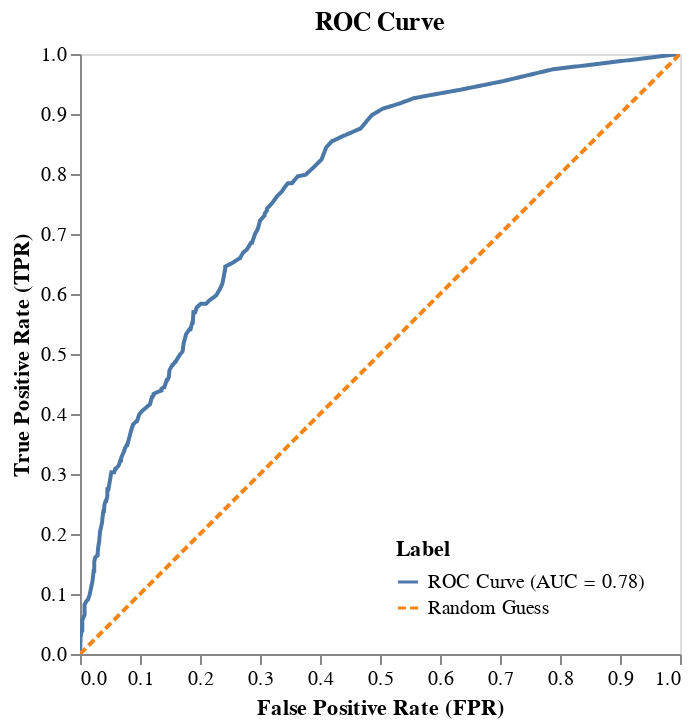

Here is the notebook cell this chart was saved with:
### Code cell
roc_df = pl.DataFrame({
    "False Positive Rate (FPR)": fpr,
    "True Positive Rate (TPR)": tpr,
    "Label": f"ROC Curve (AUC = {auc_value:.2f})",
})

basis_df = pl.DataFrame({
    "False Positive Rate (FPR)": [0.0, 1.0],
    "True Positive Rate (TPR)": [0.0, 1.0],
    "Label": "Random Guess",
})

combined_df = pl.concat([roc_df, basis_df])

combined_df.plot.line(
    x="False Positive Rate (FPR)", y="True Positive Rate (TPR)", color="Label", strokeDash="Label"
).properties(title='ROC Curve',).configure_legend(orient="bottom-right").configure_axis(
    grid=False
).interactive()

### Figure 1 — Vega-Lite specification as saved in the notebook (floating-point values rounded to 4 significant figures; data arrays with more than 128 entries replaced by an {"elided": "..."} marker saying what was removed)
{"config": {"view": {"continuousWidth": 300, "continuousHeight": 300}, "axis": {"grid": false}, "legend": {"orient": "bottom-right"}}, "data": {"name": "data-cad0ebe63e5560e0142a481f77d51cdd"}, "mark": {"type": "line", "tooltip": true}, "encoding": {"color": {"field": "Label", "type": "nominal"}, "strokeDash": {"field": "Label", "type": "nominal"}, "x": {"field": "False Positive Rate (FPR)", "type": "quantitative"}, "y": {"field": "True Positive Rate (TPR)", "type": "quantitative"}}, "params": [{"name": "param_1", "select": {"type": "interval", "encodings": ["x", "y"]}, "bind": "scales"}, {"name": "param_2", "select": {"type": "interval", "encodings": ["x", "y"]}, "bind": "scales"}], "title": "ROC Curve", "$schema": "https://vega.github.io/schema/vega-lite/v5.20.1.json", "datasets": {"data-cad0ebe63e5560e0142a481f77d51cdd": {"elided": "138 records"}}}
